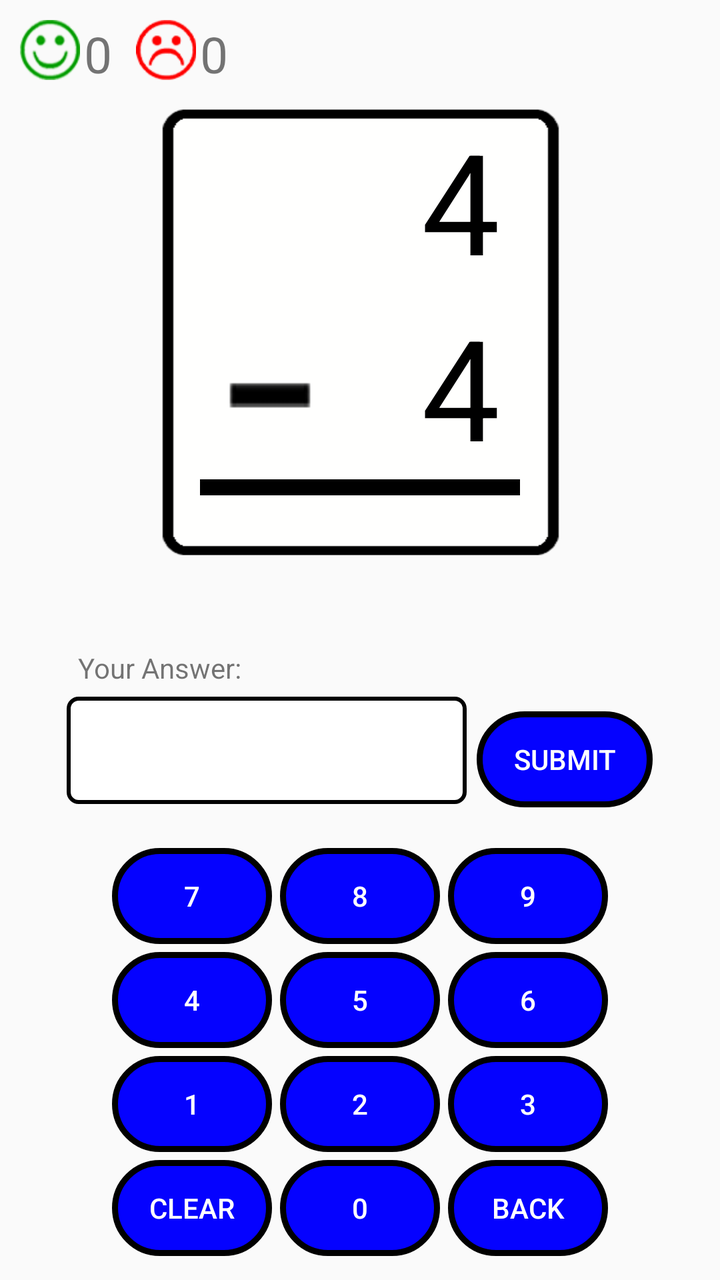
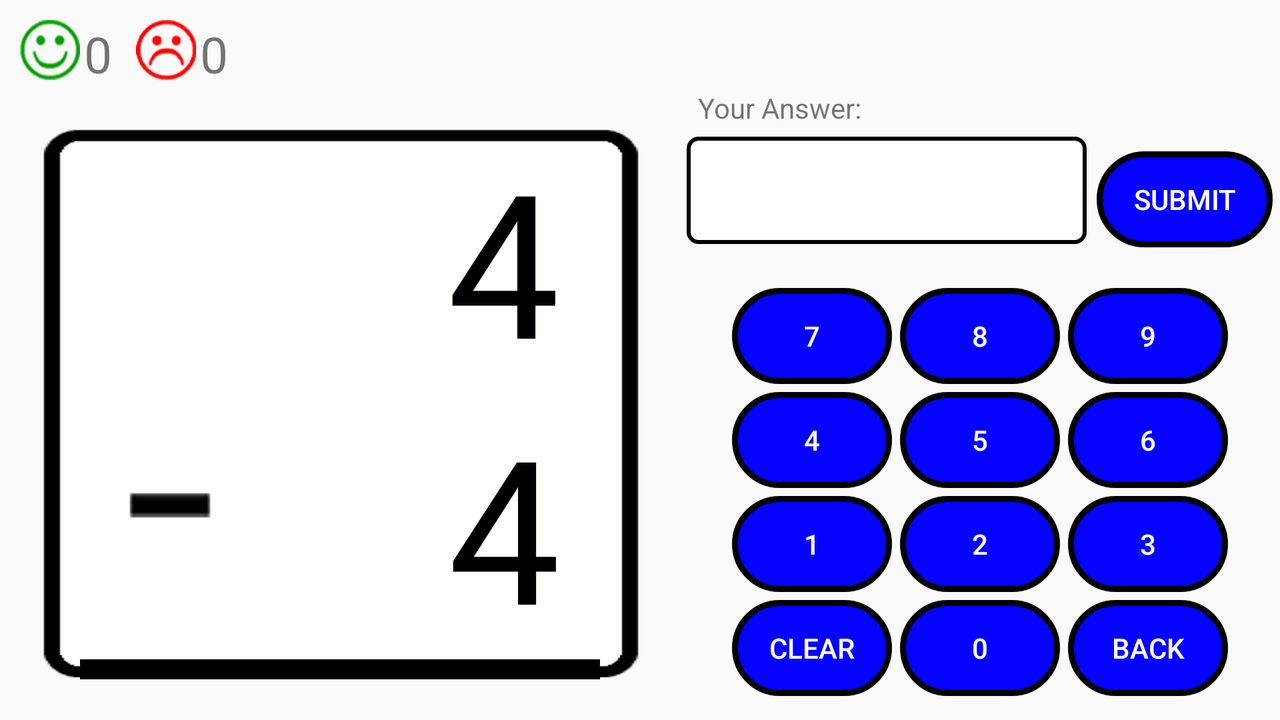

First picture: res/layout/ on a phone held upright. Second picture: the repository's own variant of that layout, on a device whose configuration matches the variant's folder. Source for both follows.
<!-- AndroidManifest.xml: activity theme AppTheme.NoActionBar -->
<!-- res/layout/fragment_flash_card.xml -->
<?xml version="1.0" encoding="utf-8"?>

<RelativeLayout xmlns:android="http://schemas.android.com/apk/res/android"
    xmlns:tools="http://schemas.android.com/tools"
    android:layout_width="match_parent"
    android:layout_height="wrap_content"
    tools:context=".Fragment_FlashCard">

    <LinearLayout
        android:id="@+id/llCount"
        android:layout_width="match_parent"
        android:layout_height="wrap_content"
        android:orientation="vertical">

        <LinearLayout
            android:layout_width="match_parent"
            android:layout_height="wrap_content"
            android:layout_marginTop="10dp"
            android:orientation="horizontal">

            <ImageView
                android:layout_marginLeft="10dp"
                android:layout_width="@dimen/count_icon_width"
                android:layout_height="@dimen/count_icon_height"
                android:src="@drawable/smile"/>

            <TextView
                android:id="@+id/txtRight"
                android:text="0"
                android:textSize="@dimen/text_height"
                android:layout_marginRight="2dp"
                android:layout_marginLeft="2dp"
                android:layout_width="wrap_content"
                android:layout_height="wrap_content" />

            <ImageView
                android:layout_marginLeft="10dp"
                android:layout_width="@dimen/count_icon_width"
                android:layout_height="@dimen/count_icon_height"
                android:src="@drawable/frown"/>

            <TextView
                android:id="@+id/txtWrong"
                android:text="0"
                android:textSize="@dimen/text_height"
                android:layout_marginRight="2dp"
                android:layout_marginLeft="2dp"
                android:layout_width="wrap_content"
                android:layout_height="wrap_content" />

        </LinearLayout>

    </LinearLayout>

    <LinearLayout
        android:id="@+id/llForFlashCard"
        android:layout_width="match_parent"
        android:layout_height="match_parent"
        android:layout_below="@+id/llCount"
        android:gravity="center_horizontal"
        android:orientation="horizontal">

        <LinearLayout
            android:layout_width="200dp"
            android:layout_height="225dp"
            android:layout_marginTop="10dp"
            android:background="@drawable/flash_card"
            android:orientation="vertical">

            <TextView
                android:id="@+id/txtNumber1"
                android:layout_width="wrap_content"
                android:layout_height="wrap_content"
                android:layout_gravity="right"
                android:textSize="70sp"
                android:textColor="#000000"
                android:text="4"
                android:layout_marginRight="30dp" />


            <LinearLayout
                android:layout_width="match_parent"
                android:layout_height="wrap_content"
                android:orientation="horizontal"
                >

                <ImageView
                    android:id="@+id/imgSymbol"
                    android:layout_width="wrap_content"
                    android:layout_height="wrap_content"
                    android:layout_marginTop="25dp"
                    android:layout_marginLeft="30dp"
                    android:src="@drawable/symbol_subtract" />

                <TextView
                    android:id="@+id/txtNumber2"
                    android:layout_width="match_parent"
                    android:layout_height="wrap_content"
                    android:gravity="right"
                    android:textSize="70sp"
                    android:textColor="#000000"
                    android:text="4"
                    android:layout_marginRight="30dp" />

            </LinearLayout>

            <LinearLayout
                android:orientation="horizontal"
                android:layout_width="match_parent"
                android:layout_height="8dp"
                android:background="#000000"
                android:layout_marginLeft="20dp"
                android:layout_marginRight="20dp"
                android:layout_gravity="center_horizontal"/>


        </LinearLayout>

    </LinearLayout>

    <RelativeLayout
        android:layout_width="match_parent"
        android:layout_height="wrap_content"
        android:layout_alignParentBottom="true"
        android:paddingBottom="10dp"
        android:paddingTop="10dp"
        android:gravity="center|bottom">

        <LinearLayout
            android:id="@+id/llAnswer1"
            android:layout_width="match_parent"
            android:layout_height="wrap_content"
            android:gravity="center_horizontal"
            android:layout_marginRight="200dp"
            android:orientation="horizontal">

            <TextView
                android:id="@+id/lblAnswer"
                android:paddingBottom="5dp"
                android:layout_width="wrap_content"
                android:layout_height="wrap_content"
                android:text="@string/your_answer"
                />

        </LinearLayout>

        <LinearLayout
            android:id="@+id/llAnswer2"
            android:layout_below="@+id/llAnswer1"
            android:layout_width="match_parent"
            android:layout_height="wrap_content"
            android:gravity="center_horizontal"
            android:orientation="horizontal">

            <TextView
                android:id="@+id/txtAnswer"
                android:background="@drawable/answer"
                android:layout_width="200dp"
                android:textAlignment="center"
                android:textSize="@dimen/text_height"
                android:textColor="@color/colorAccent"
                android:layout_height="wrap_content"
                android:layout_marginBottom="20dp"
                />

            <Button
                android:id="@+id/btnSubmit"
                android:layout_width="wrap_content"
                android:layout_height="wrap_content"
                android:layout_toRightOf="@+id/txtAnswer"
                android:background="@drawable/buttons_submit"
                android:textColor="#FFFFFF"
                android:layout_marginLeft="5dp"
                android:text="@string/submit_answer"/>


        </LinearLayout>

        <LinearLayout
            android:id="@+id/llButton79"
            android:layout_below="@+id/llAnswer2"
            android:layout_width="match_parent"
            android:layout_height="wrap_content"
            android:orientation="horizontal"
            android:gravity="center_horizontal">

            <Button
                android:layout_below="@+id/llAnswer2"
                android:id="@+id/btn7"
                android:layout_margin="2dp"
                android:layout_width="@dimen/button_width"
                android:layout_height="wrap_content"
                android:background="@drawable/buttons_number"
                android:text="@string/seven"
                android:textColor="#ffffff" />

            <Button
                android:id="@+id/btn8"
                android:layout_margin="2dp"
                android:layout_width="@dimen/button_width"
                android:layout_height="wrap_content"
                android:background="@drawable/buttons_number"
                android:text="@string/eight"
                android:textColor="#ffffff"/>

            <Button
                android:id="@+id/btn9"
                android:layout_margin="2dp"
                android:layout_width="@dimen/button_width"
                android:layout_height="wrap_content"
                android:background="@drawable/buttons_number"
                android:text="@string/nine"
                android:textColor="#ffffff"/>

        </LinearLayout>

        <LinearLayout
            android:id="@+id/llButton46"
            android:layout_below="@+id/llButton79"
            android:layout_width="match_parent"
            android:layout_height="wrap_content"
            android:orientation="horizontal"
            android:gravity="center_horizontal">

            <Button
                android:id="@+id/btn4"
                android:layout_margin="2dp"
                android:layout_width="@dimen/button_width"
                android:layout_height="wrap_content"
                android:background="@drawable/buttons_number"
                android:text="@string/four"
                android:textColor="#ffffff"/>

            <Button
                android:id="@+id/btn5"
                android:layout_margin="2dp"
                android:layout_width="@dimen/button_width"
                android:layout_height="wrap_content"
                android:background="@drawable/buttons_number"
                android:text="@string/five"
                android:textColor="#ffffff"/>

            <Button
                android:id="@+id/btn6"
                android:layout_margin="2dp"
                android:layout_width="@dimen/button_width"
                android:layout_height="wrap_content"
                android:background="@drawable/buttons_number"
                android:text="@string/six"
                android:textColor="#ffffff" />

        </LinearLayout>

        <LinearLayout
            android:id="@+id/llButton13"
            android:layout_below="@+id/llButton46"
            android:layout_width="match_parent"
            android:layout_height="wrap_content"
            android:orientation="horizontal"
            android:gravity="center_horizontal">

            <Button
                android:id="@+id/btn1"
                android:layout_margin="2dp"
                android:layout_width="@dimen/button_width"
                android:layout_height="wrap_content"
                android:background="@drawable/buttons_number"
                android:text="@string/one"
                android:textColor="#ffffff"/>

            <Button
                android:id="@+id/btn2"
                android:layout_margin="2dp"
                android:layout_width="@dimen/button_width"
                android:layout_height="wrap_content"
                android:background="@drawable/buttons_number"
                android:text="@string/two"
                android:textColor="#ffffff"/>

            <Button
                android:id="@+id/btn3"
                android:layout_margin="2dp"
                android:layout_width="@dimen/button_width"
                android:layout_height="wrap_content"
                android:background="@drawable/buttons_number"
                android:text="@string/three"
                android:textColor="#ffffff"/>

        </LinearLayout>

        <LinearLayout
            android:id="@+id/llButton0"
            android:layout_below="@+id/llButton13"
            android:layout_width="match_parent"
            android:layout_height="wrap_content"
            android:orientation="horizontal"
            android:gravity="center_horizontal">

            <Button
                android:id="@+id/btnClear"
                android:layout_margin="2dp"
                android:layout_width="@dimen/button_width"
                android:layout_height="wrap_content"
                android:background="@drawable/buttons_number"
                android:text="@string/clear"
                android:textColor="#ffffff"/>

            <Button
                android:id="@+id/btn0"
                android:layout_margin="2dp"
                android:layout_width="@dimen/button_width"
                android:layout_height="wrap_content"
                android:background="@drawable/buttons_number"
                android:text="@string/_0"
                android:textColor="#ffffff"/>

            <Button
                android:id="@+id/btnBack"
                android:layout_margin="2dp"
                android:layout_width="@dimen/button_width"
                android:layout_height="wrap_content"
                android:background="@drawable/buttons_number"
                android:text="@string/back"
                android:textColor="#ffffff"/>

        </LinearLayout>

    </RelativeLayout>

</RelativeLayout>
<!-- resources referenced by this layout -->
<resources>
  <dimen name="button_width">80dp</dimen>
  <dimen name="count_icon_height">30dp</dimen>
  <dimen name="count_icon_width">30dp</dimen>
  <dimen name="text_height">25sp</dimen>
  <!-- drawable answer (drawable) -->
  <?xml version="1.0" encoding="utf-8"?>
  <shape xmlns:android="http://schemas.android.com/apk/res/android">
      <solid android:color="#FFFFFF"/>
  
      <stroke android:width="2dp"
          android:color="#000000"/>
  
      <padding android:top="10dp"
          android:right="10dp"
          android:bottom="10dp"
          android:left="10dp"/>
  
      <corners android:radius="5dp"/>
  </shape>
  <!-- drawable buttons_number (drawable) -->
  <?xml version="1.0" encoding="utf-8"?>
  
  <shape xmlns:android="http://schemas.android.com/apk/res/android">
      <solid android:color="#fd0400ff"/>
  
      <stroke android:width="3dp"
          android:color="#000000"/>
  
      <padding android:top="5dp"
          android:right="5dp"
          android:bottom="5dp"
          android:left="5dp"/>
      
      <corners android:radius="200dp"/>
  </shape>
  <!-- drawable buttons_submit (drawable) -->
  <?xml version="1.0" encoding="utf-8"?>
  
  <shape xmlns:android="http://schemas.android.com/apk/res/android">
      <solid android:color="#fd0400ff"/>
  
      <stroke android:width="3dp"
          android:color="#000000"/>
  
      <padding android:top="2dp"
          android:right="10dp"
          android:bottom="2dp"
          android:left="10dp"/>
  
      <corners android:radius="50dp"/>
  
  </shape>
  <!-- drawable flash_card: png bitmap (drawable, 2415 bytes) -->
  <!-- drawable frown: png bitmap (drawable, 5398 bytes) -->
  <!-- drawable smile: png bitmap (drawable, 6608 bytes) -->
  <!-- drawable symbol_subtract: png bitmap (drawable, 1154 bytes) -->
  <string name="_0">0</string>
  <string name="back">Back</string>
  <string name="clear">Clear</string>
  <string name="eight">8</string>
  <string name="five">5</string>
  <string name="four">4</string>
  <string name="nine">9</string>
  <string name="one">1</string>
  <string name="seven">7</string>
  <string name="six">6</string>
  <string name="submit_answer">Submit</string>
  <string name="three">3</string>
  <string name="two">2</string>
  <string name="your_answer">Your Answer:</string>
  <style name="AppTheme.NoActionBar">
          <item name="windowActionBar">false</item>
          <item name="windowNoTitle">true</item>
      </style>
</resources>
<!-- res/layout-land/fragment_flash_card.xml (the author's variant of the layout above) -->
<!-- drawn on the phone turned sideways -->
<?xml version="1.0" encoding="utf-8"?>
<RelativeLayout xmlns:android="http://schemas.android.com/apk/res/android"
    xmlns:tools="http://schemas.android.com/tools"
    android:layout_width="match_parent"
    android:layout_height="wrap_content"
    tools:context=".Fragment_FlashCard">

        <LinearLayout
            android:id="@+id/llCount"
            android:layout_width="match_parent"
            android:layout_height="wrap_content"
            android:layout_marginTop="10dp"
            android:orientation="horizontal">

            <ImageView
                android:layout_marginLeft="10dp"
                android:layout_width="@dimen/count_icon_width"
                android:layout_height="@dimen/count_icon_height"
                android:src="@drawable/smile"/>

            <TextView
                android:id="@+id/txtRight"
                android:text="0"
                android:textSize="@dimen/text_height"
                android:layout_marginRight="2dp"
                android:layout_marginLeft="2dp"
                android:layout_width="wrap_content"
                android:layout_height="wrap_content" />

            <ImageView
                android:layout_marginLeft="10dp"
                android:layout_width="@dimen/count_icon_width"
                android:layout_height="@dimen/count_icon_height"
                android:src="@drawable/frown"/>

            <TextView
                android:id="@+id/txtWrong"
                android:text="0"
                android:textSize="@dimen/text_height"
                android:layout_marginRight="2dp"
                android:layout_marginLeft="2dp"
                android:layout_width="wrap_content"
                android:layout_height="wrap_content" />

        </LinearLayout>

    <RelativeLayout
        android:id="@+id/rlForFlashCard"
        android:layout_width="wrap_content"
        android:layout_height="match_parent"
        android:layout_below="@+id/llCount"
        android:gravity="center_horizontal"
        android:orientation="horizontal">

        <LinearLayout
            android:layout_width="wrap_content"
            android:layout_height="wrap_content"
            android:layout_margin="20dp"
            android:background="@drawable/flash_card"
            android:orientation="vertical">

            <TextView
                android:id="@+id/txtNumber1"
                android:layout_width="wrap_content"
                android:layout_height="wrap_content"
                android:layout_gravity="right"
                android:textSize="100sp"
                android:textColor="#000000"
                android:text="4"
                android:layout_marginRight="40dp" />


            <LinearLayout
                android:layout_width="match_parent"
                android:layout_height="wrap_content"
                android:orientation="horizontal"
                >

                <ImageView
                    android:id="@+id/imgSymbol"
                    android:layout_width="wrap_content"
                    android:layout_height="wrap_content"
                    android:layout_marginTop="30dp"
                    android:layout_marginLeft="40dp"
                    android:src="@drawable/symbol_subtract" />

                <TextView
                    android:id="@+id/txtNumber2"
                    android:layout_width="match_parent"
                    android:layout_height="wrap_content"
                    android:gravity="right"
                    android:textSize="100sp"
                    android:textColor="#000000"
                    android:text="4"
                    android:layout_marginRight="40dp" />

            </LinearLayout>

            <LinearLayout
                android:orientation="horizontal"
                android:layout_width="match_parent"
                android:layout_height="10dp"
                android:background="#000000"
                android:layout_marginLeft="20dp"
                android:layout_marginRight="20dp"
                android:layout_gravity="center_horizontal"></LinearLayout>


        </LinearLayout>

    </RelativeLayout>

    <RelativeLayout
        android:layout_toRightOf="@+id/rlForFlashCard"
        android:layout_width="match_parent"
        android:layout_height="wrap_content"
        android:layout_alignParentBottom="true"
        android:paddingBottom="10dp"
        android:paddingTop="10dp"
        android:gravity="right|bottom">

        <LinearLayout
            android:id="@+id/llAnswer1"
            android:layout_width="match_parent"
            android:layout_height="wrap_content"
            android:gravity="center_horizontal"
            android:layout_marginRight="200dp"
            android:orientation="horizontal">

            <TextView
                android:id="@+id/lblAnswer"
                android:paddingBottom="5dp"
                android:layout_width="wrap_content"
                android:layout_height="wrap_content"
                android:text="@string/your_answer"
                />

        </LinearLayout>

        <LinearLayout
            android:id="@+id/llAnswer2"
            android:layout_below="@+id/llAnswer1"
            android:layout_width="match_parent"
            android:layout_height="wrap_content"
            android:gravity="center_horizontal"
            android:orientation="horizontal">

            <TextView
                android:id="@+id/txtAnswer"
                android:background="@drawable/answer"
                android:layout_width="200dp"
                android:textAlignment="center"
                android:textSize="@dimen/text_height"
                android:textColor="@color/colorAccent"
                android:layout_height="wrap_content"
                android:layout_marginBottom="20dp"
                />

            <Button
                android:id="@+id/btnSubmit"
                android:layout_width="wrap_content"
                android:layout_height="wrap_content"
                android:layout_toRightOf="@+id/txtAnswer"
                android:background="@drawable/buttons_submit"
                android:textColor="#FFFFFF"
                android:layout_marginLeft="5dp"
                android:text="@string/submit_answer"/>


        </LinearLayout>

        <LinearLayout
            android:id="@+id/llButton79"
            android:layout_below="@+id/llAnswer2"
            android:layout_width="match_parent"
            android:layout_height="wrap_content"
            android:orientation="horizontal"
            android:gravity="center_horizontal">

            <Button
                android:layout_below="@+id/llAnswer2"
                android:id="@+id/btn7"
                android:layout_margin="2dp"
                android:layout_width="@dimen/button_width"
                android:layout_height="wrap_content"
                android:background="@drawable/buttons_number"
                android:text="@string/seven"
                android:textColor="#ffffff" />

            <Button
                android:id="@+id/btn8"
                android:layout_margin="2dp"
                android:layout_width="@dimen/button_width"
                android:layout_height="wrap_content"
                android:background="@drawable/buttons_number"
                android:text="@string/eight"
                android:textColor="#ffffff"/>

            <Button
                android:id="@+id/btn9"
                android:layout_margin="2dp"
                android:layout_width="@dimen/button_width"
                android:layout_height="wrap_content"
                android:background="@drawable/buttons_number"
                android:text="@string/nine"
                android:textColor="#ffffff"/>

        </LinearLayout>

        <LinearLayout
            android:id="@+id/llButton46"
            android:layout_below="@+id/llButton79"
            android:layout_width="match_parent"
            android:layout_height="wrap_content"
            android:orientation="horizontal"
            android:gravity="center_horizontal">

            <Button
                android:id="@+id/btn4"
                android:layout_margin="2dp"
                android:layout_width="@dimen/button_width"
                android:layout_height="wrap_content"
                android:background="@drawable/buttons_number"
                android:text="@string/four"
                android:textColor="#ffffff"/>

            <Button
                android:id="@+id/btn5"
                android:layout_margin="2dp"
                android:layout_width="@dimen/button_width"
                android:layout_height="wrap_content"
                android:background="@drawable/buttons_number"
                android:text="@string/five"
                android:textColor="#ffffff"/>

            <Button
                android:id="@+id/btn6"
                android:layout_margin="2dp"
                android:layout_width="@dimen/button_width"
                android:layout_height="wrap_content"
                android:background="@drawable/buttons_number"
                android:text="@string/six"
                android:textColor="#ffffff" />

        </LinearLayout>

        <LinearLayout
            android:id="@+id/llButton13"
            android:layout_below="@+id/llButton46"
            android:layout_width="match_parent"
            android:layout_height="wrap_content"
            android:orientation="horizontal"
            android:gravity="center_horizontal">

            <Button
                android:id="@+id/btn1"
                android:layout_margin="2dp"
                android:layout_width="@dimen/button_width"
                android:layout_height="wrap_content"
                android:background="@drawable/buttons_number"
                android:text="@string/one"
                android:textColor="#ffffff"/>

            <Button
                android:id="@+id/btn2"
                android:layout_margin="2dp"
                android:layout_width="@dimen/button_width"
                android:layout_height="wrap_content"
                android:background="@drawable/buttons_number"
                android:text="@string/two"
                android:textColor="#ffffff"/>

            <Button
                android:id="@+id/btn3"
                android:layout_margin="2dp"
                android:layout_width="@dimen/button_width"
                android:layout_height="wrap_content"
                android:background="@drawable/buttons_number"
                android:text="@string/three"
                android:textColor="#ffffff"/>

        </LinearLayout>

        <LinearLayout
            android:id="@+id/llButton0"
            android:layout_below="@+id/llButton13"
            android:layout_width="match_parent"
            android:layout_height="wrap_content"
            android:orientation="horizontal"
            android:gravity="center_horizontal">

            <Button
                android:id="@+id/btnClear"
                android:layout_margin="2dp"
                android:layout_width="@dimen/button_width"
                android:layout_height="wrap_content"
                android:background="@drawable/buttons_number"
                android:text="@string/clear"
                android:textColor="#ffffff"/>

            <Button
                android:id="@+id/btn0"
                android:layout_margin="2dp"
                android:layout_width="@dimen/button_width"
                android:layout_height="wrap_content"
                android:background="@drawable/buttons_number"
                android:text="@string/_0"
                android:textColor="#ffffff"/>

            <Button
                android:id="@+id/btnBack"
                android:layout_margin="2dp"
                android:layout_width="@dimen/button_width"
                android:layout_height="wrap_content"
                android:background="@drawable/buttons_number"
                android:text="@string/back"
                android:textColor="#ffffff"/>

        </LinearLayout>

    </RelativeLayout>

</RelativeLayout>
